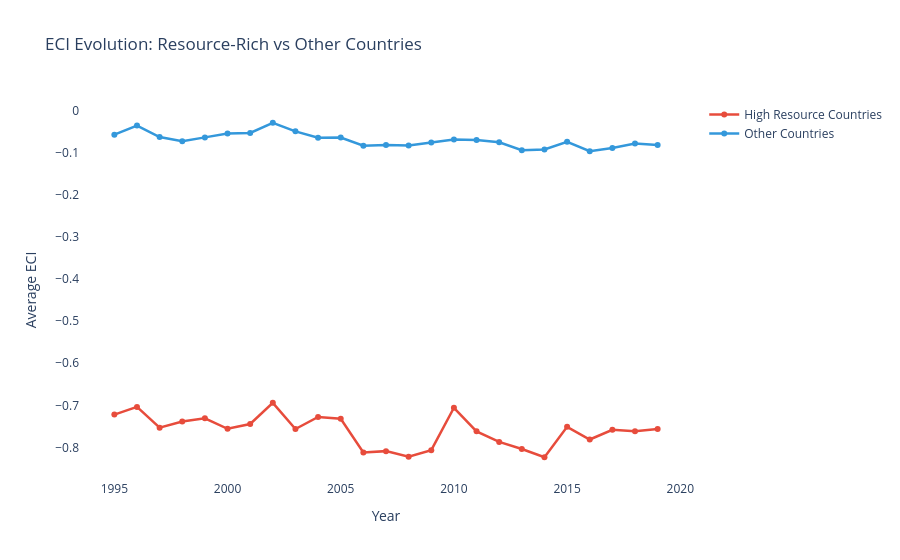

This figure's notebook cell:
### Markdown cell above
# ECI evolution resource rich vs non resource rich (rest of the world, non selected)

### Code cell
# Compare trajectories
fig = go.Figure()

# high resource countries
high_resource = high_resource_countries_df.groupby('Year')['Economic Complexity Index'].mean()
fig.add_trace(go.Scatter(x=high_resource.index, y=high_resource.values, 
                         mode='lines+markers', name='High Resource Countries',
                         line=dict(color='#E74C3C', width=2.5)))

# non resource countries
non_resource = master[~master['Country Name'].isin(high_resource_countries_df)].groupby('Year')['Economic Complexity Index'].mean()
fig.add_trace(go.Scatter(x=non_resource.index, y=non_resource.values,
                         mode='lines+markers', name='Other Countries',
                         line=dict(color='#3498DB', width=2.5)))

fig.update_layout(title='ECI Evolution: Resource-Rich vs Other Countries',
                  xaxis_title='Year', yaxis_title='Average ECI',
                  plot_bgcolor='white', paper_bgcolor='white')
fig.show()
fig.write_html('C:/Users/emili/OneDrive/Documentos/LSE MPA DSPP/AT 2025/Capstone/Descriptive Statistics/eci_evolution_resource_rich_vs_other.html')

### Figure 1 — Plotly figure (JSON) as saved in the notebook; plotly's stock layout.template omitted (floating-point values rounded to 4 significant figures)
{"data": [{"line": {"color": "#E74C3C", "width": 2.5}, "mode": "lines+markers", "name": "High Resource Countries", "type": "scatter", "x": [1995, 1996, 1997, 1998, 1999, 2000, 2001, 2002, 2003, 2004, 2005, 2006, 2007, 2008, 2009, 2010, 2011, 2012, 2013, 2014, 2015, 2016, 2017, 2018, 2019], "y": [-0.722, -0.7039, -0.7531, -0.7385, -0.731, -0.7557, -0.7444, -0.6941, -0.7563, -0.7278, -0.7321, -0.8122, -0.8089, -0.8223, -0.8066, -0.7058, -0.7619, -0.7871, -0.8039, -0.8234, -0.7512, -0.7813, -0.7583, -0.7615, -0.7563]}, {"line": {"color": "#3498DB", "width": 2.5}, "mode": "lines+markers", "name": "Other Countries", "type": "scatter", "x": [1995, 1996, 1997, 1998, 1999, 2000, 2001, 2002, 2003, 2004, 2005, 2006, 2007, 2008, 2009, 2010, 2011, 2012, 2013, 2014, 2015, 2016, 2017, 2018, 2019], "y": [-0.05679, -0.03504, -0.06238, -0.07212, -0.06319, -0.05412, -0.05275, -0.02839, -0.04887, -0.06403, -0.06368, -0.08302, -0.08151, -0.08258, -0.07523, -0.06841, -0.06965, -0.0748, -0.09373, -0.09209, -0.07358, -0.09605, -0.08856, -0.07782, -0.0812]}], "layout": {"paper_bgcolor": "white", "plot_bgcolor": "white", "title": {"text": "ECI Evolution: Resource-Rich vs Other Countries"}, "xaxis": {"title": {"text": "Year"}}, "yaxis": {"title": {"text": "Average ECI"}}}}
